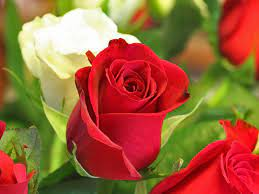
#> input picture image.jpg, 259 x 194 px
$ python readingImage.py
#> lines starting #> are read from the running program, lines starting #| are printed output that depends on the picture
import cv2
import numpy as np

img = cv2.imread("image.jpg", -1)
#> img is the input picture: shape (194, 259, 3); mean B, G, R 57.3, 97.6, 158.4
#img = cv2.resize(img, (700,500))

#Create rectangle in image
img = cv2.rectangle(img, (300, 300), (200, 200), (134, 56, 132), 6)
img = cv2.resize(img, (0,0), fx=0.2, fy=0.2)
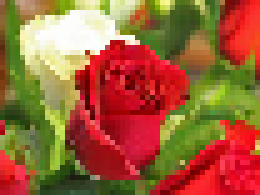
#> img: shape (39, 52, 3) (shown 5 times larger); mean B, G, R 57.4, 97.4, 158.8
print(img)
#> (printed output is left out)
print(img.shape)
#| (39, 52, 3)
cv2.imshow('Image', img)
cv2.waitKey(0)
cv2.destroyAllWindows()
